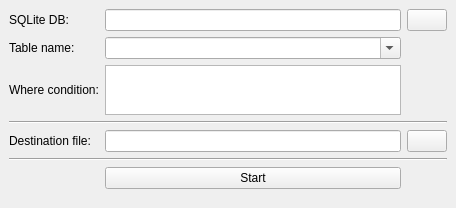
<?xml version="1.0" encoding="UTF-8"?>
<ui version="4.0">
 <class>import_export_window</class>
 <widget class="QMainWindow" name="import_export_window">
  <property name="geometry">
   <rect>
    <x>0</x>
    <y>0</y>
    <width>456</width>
    <height>208</height>
   </rect>
  </property>
  <property name="windowTitle">
   <string>Create Excel file from SQLite data</string>
  </property>
  <property name="windowIcon">
   <iconset resource="resource.qrc">
    <normaloff>:/icons/icons/MSql.ico</normaloff>:/icons/icons/MSql.ico</iconset>
  </property>
  <widget class="QWidget" name="centralwidget">
   <property name="sizePolicy">
    <sizepolicy hsizetype="Expanding" vsizetype="Expanding">
     <horstretch>0</horstretch>
     <verstretch>0</verstretch>
    </sizepolicy>
   </property>
   <layout class="QGridLayout" name="gridLayout">
    <item row="7" column="0" colspan="4">
     <widget class="Line" name="line">
      <property name="orientation">
       <enum>Qt::Horizontal</enum>
      </property>
     </widget>
    </item>
    <item row="6" column="3">
     <widget class="QPushButton" name="b_excel">
      <property name="text">
       <string/>
      </property>
      <property name="icon">
       <iconset resource="resource.qrc">
        <normaloff>:/icons/icons/folder.png</normaloff>:/icons/icons/folder.png</iconset>
      </property>
     </widget>
    </item>
    <item row="9" column="2">
     <spacer name="verticalSpacer">
      <property name="orientation">
       <enum>Qt::Vertical</enum>
      </property>
      <property name="sizeHint" stdset="0">
       <size>
        <width>20</width>
        <height>40</height>
       </size>
      </property>
     </spacer>
    </item>
    <item row="6" column="2">
     <widget class="QLineEdit" name="e_excel">
      <property name="clearButtonEnabled">
       <bool>true</bool>
      </property>
     </widget>
    </item>
    <item row="6" column="0">
     <widget class="QLabel" name="label">
      <property name="text">
       <string>Destination file:</string>
      </property>
     </widget>
    </item>
    <item row="4" column="2">
     <widget class="QTextEdit" name="e_where_cond">
      <property name="sizePolicy">
       <sizepolicy hsizetype="Expanding" vsizetype="Maximum">
        <horstretch>0</horstretch>
        <verstretch>0</verstretch>
       </sizepolicy>
      </property>
      <property name="maximumSize">
       <size>
        <width>16777215</width>
        <height>50</height>
       </size>
      </property>
     </widget>
    </item>
    <item row="1" column="2">
     <widget class="QComboBox" name="e_table_name">
      <property name="editable">
       <bool>true</bool>
      </property>
      <property name="maxVisibleItems">
       <number>20</number>
      </property>
     </widget>
    </item>
    <item row="0" column="2">
     <widget class="QLineEdit" name="e_sqlite_db">
      <property name="clearButtonEnabled">
       <bool>true</bool>
      </property>
     </widget>
    </item>
    <item row="8" column="2">
     <widget class="QPushButton" name="b_start">
      <property name="text">
       <string>Start</string>
      </property>
      <property name="icon">
       <iconset resource="resource.qrc">
        <normaloff>:/icons/icons/go.png</normaloff>:/icons/icons/go.png</iconset>
      </property>
     </widget>
    </item>
    <item row="0" column="0">
     <widget class="QLabel" name="l_label2">
      <property name="text">
       <string>SQLite DB:</string>
      </property>
      <property name="buddy">
       <cstring>e_sqlite_db</cstring>
      </property>
     </widget>
    </item>
    <item row="1" column="0">
     <widget class="QLabel" name="l_label5">
      <property name="text">
       <string>Table name:</string>
      </property>
      <property name="buddy">
       <cstring>e_table_name</cstring>
      </property>
     </widget>
    </item>
    <item row="0" column="3">
     <widget class="QPushButton" name="b_sqlite_db">
      <property name="text">
       <string/>
      </property>
      <property name="icon">
       <iconset resource="resource.qrc">
        <normaloff>:/icons/icons/folder.png</normaloff>:/icons/icons/folder.png</iconset>
      </property>
     </widget>
    </item>
    <item row="4" column="0" colspan="2">
     <widget class="QLabel" name="l_label6">
      <property name="text">
       <string>Where condition:</string>
      </property>
      <property name="buddy">
       <cstring>e_where_cond</cstring>
      </property>
     </widget>
    </item>
    <item row="5" column="0" colspan="4">
     <widget class="Line" name="line_2">
      <property name="orientation">
       <enum>Qt::Horizontal</enum>
      </property>
     </widget>
    </item>
   </layout>
  </widget>
 </widget>
 <tabstops>
  <tabstop>e_sqlite_db</tabstop>
  <tabstop>b_sqlite_db</tabstop>
  <tabstop>e_table_name</tabstop>
  <tabstop>e_where_cond</tabstop>
  <tabstop>e_excel</tabstop>
  <tabstop>b_excel</tabstop>
  <tabstop>b_start</tabstop>
 </tabstops>
 <resources>
  <include location="resource.qrc"/>
 </resources>
 <connections>
  <connection>
   <sender>b_sqlite_db</sender>
   <signal>clicked()</signal>
   <receiver>import_export_window</receiver>
   <slot>slot_select_sqlite_db()</slot>
   <hints>
    <hint type="sourcelabel">
     <x>680</x>
     <y>133</y>
    </hint>
    <hint type="destinationlabel">
     <x>668</x>
     <y>77</y>
    </hint>
   </hints>
  </connection>
  <connection>
   <sender>b_start</sender>
   <signal>clicked()</signal>
   <receiver>import_export_window</receiver>
   <slot>slot_start()</slot>
   <hints>
    <hint type="sourcelabel">
     <x>640</x>
     <y>667</y>
    </hint>
    <hint type="destinationlabel">
     <x>432</x>
     <y>173</y>
    </hint>
   </hints>
  </connection>
  <connection>
   <sender>e_sqlite_db</sender>
   <signal>textChanged(QString)</signal>
   <receiver>import_export_window</receiver>
   <slot>slot_elenco_tabelle_sqlite()</slot>
   <hints>
    <hint type="sourcelabel">
     <x>284</x>
     <y>129</y>
    </hint>
    <hint type="destinationlabel">
     <x>232</x>
     <y>44</y>
    </hint>
   </hints>
  </connection>
  <connection>
   <sender>b_excel</sender>
   <signal>clicked()</signal>
   <receiver>import_export_window</receiver>
   <slot>slot_select_excel_file()</slot>
   <hints>
    <hint type="sourcelabel">
     <x>665</x>
     <y>522</y>
    </hint>
    <hint type="destinationlabel">
     <x>670</x>
     <y>476</y>
    </hint>
   </hints>
  </connection>
 </connections>
 <slots>
  <slot>slot_select_sqlite_db()</slot>
  <slot>slot_start()</slot>
  <slot>slot_elenco_tabelle_sqlite()</slot>
  <slot>slot_select_excel_file()</slot>
 </slots>
</ui>
